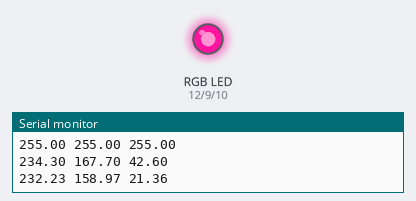
This sketch was run on a simulated Arduino Uno, built with avr-gcc and run on an emulated ATmega328P. Shown: an RGB LED mixed from three pins (HIGH = lit), the last lines printed to the serial monitor. Dim RGB values are drawn brighter than linear; random numbers use the default seed unless the sketch sets one.

Above: at 0.3 s.
At 4.9 s:
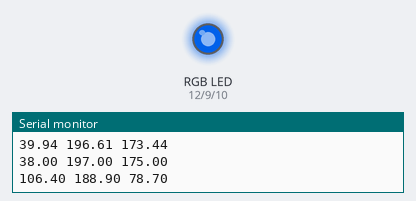
At 9.5 s:
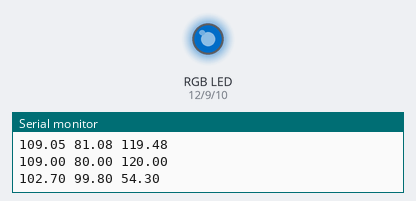
At 18.7 s:
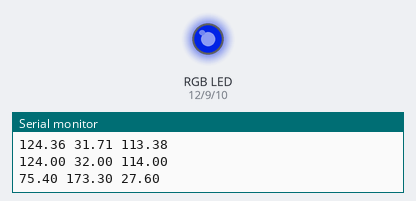
At 28.0 s:
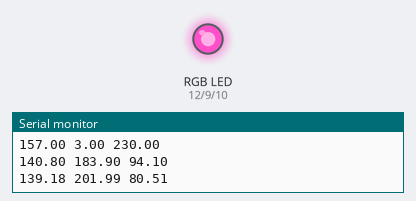
At 37.2 s:
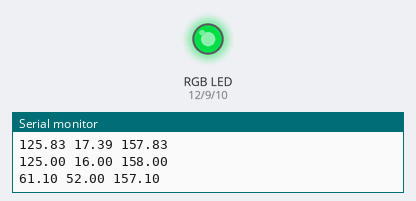
Timing chart, 0 to 40.0 s (numbered marks = the images above):
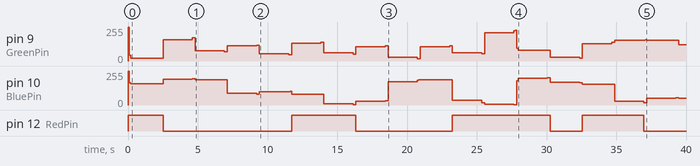

Measured:
- by itself, pin 12 (RedPin): LOW → HIGH at 0.00 s, → LOW 2.5 s later, → HIGH 9.2 s later, → LOW 4.6 s later, … (8 changes in this stretch)
- by itself, pin 9 (GreenPin): 0/255 → 255/255 at 0.00 s, → 42/255 0.10 s later, → 21/255 0.10 s later, → 19/255 2.1 s later, … (46 changes in this stretch)
- by itself, pin 10 (BluePin): 0/255 → 255/255 at 0.00 s, → 167/255 0.10 s later, → 158/255 0.10 s later, → 193/255 2.3 s later, … (44 changes in this stretch)

The sketch:

Smooth_Transitions.ino
```cpp
//Arduino Code: (transfer this program to the Arduino)
//Developed by Carlos Montalvo
float red=255, green=255, blue=255; //red, green and blue values
float red_old=255, green_old=255, blue_old=255; //red, green and blue values
float red_cur,green_cur,blue_cur;
int RedPin = 12;
int GreenPin = 9;
int BluePin = 10;
int NEWCOLOR = 1;

void setup()
{
  Serial.begin(9600);

}

void loop()
{
  ///Create New Random Color
  if (NEWCOLOR)
  {
    red_old = red;
    green_old = green;
    blue_old = blue;
    red = random(0,255);
    green = random(0,255);
    blue = random(0,255);
    //red = 255.0;
    //blue = 0.0;
    //green = 0.0;

    //Normalize by a certain brightness
    //float total = red + green + blue;

    //Normalize everything by total to get a sum of brightness
    //red = 255*red/total;
    //blue = 255*blue/total;
    //green = 255*green/total;

    //Check for overflow */
    //float p = max(red,blue);
    //float m = max(p,green);

    //if (m > 255)
    //{
    //  red = 255*red/m;
    //  blue = 255*blue/m;
    //  green = 255*green/m;
    //}

    NEWCOLOR = 0;
  }
  else
  {
    //Fade in Color
    float sig = 0.1;
    red_old = red_old*sig + red*(1-sig);
    blue_old = blue_old*sig + blue*(1-sig);
    green_old = green_old*sig + green*(1-sig);
    if (abs(red_old-red) < 2)
    {
      if (abs(blue_old-blue) < 2)
      {
        if (abs(green_old-green) < 2)
        {
          delay(2000);
          NEWCOLOR = 1;
          Serial.println("NEW COLOR");
        }
      }
    }
  }

  red_cur = red_old;
  blue_cur = blue_old;
  green_cur = green_old;

  Serial.print(red_cur);
  Serial.print(" ");
  Serial.print(blue_cur);
  Serial.print(" ");
  Serial.println(green_cur);


  analogWrite (RedPin, red_cur);
  analogWrite (GreenPin, green_cur);
  analogWrite (BluePin, blue_cur);

  delay(100);

}
```
